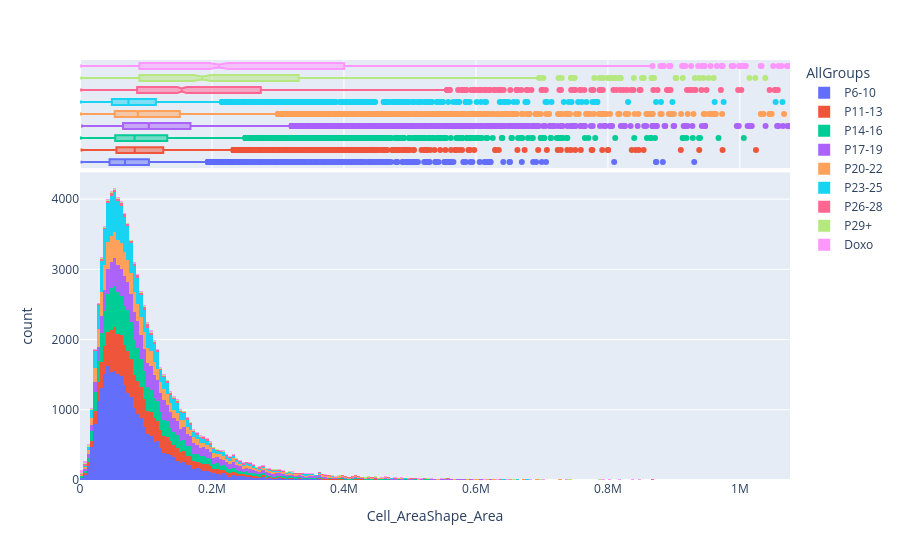

This figure's notebook cell:
### Code cell
def superplot_for_area_threshold_comparisons(
    data_df_1,
    group_avg_df_1,
    data_df_2,
    group_avg_df_2,
    x_value="AllGroups",
    y_value="Cell_AreaShape_Area",
    replicate_col_name="Replicate_Number",
    out_dir="",
    xtitle=None,
    ytitle=None,
    order=None,
    legend=True,
    title1="Original Dataset",
    title2="Excluding Cells Touching Borders",
    feature_name="cell_area",
    annotate=False,
    test=None,
    export_pivot=False,
    show_hist=False,
):
    """Make two side-by-side superplots to compare area between different conditions
    Args:
        data_df_1 (_type_): _description_
        group_avg_df_1 (_type_): _description_
        data_df_2 (_type_): _description_
        group_avg_df_2 (_type_): _description_
        x_value (str, optional): _description_. Defaults to "AllGroups".
        y_value (str, optional): _description_. Defaults to "Cell_AreaShape_Area".
        replicate_col_name (str, optional): _description_. Defaults to "Replicate_Number".
        csv_dir (str, optional): _description_. Defaults to "".
        xtitle (_type_, optional): _description_. Defaults to None.
        ytitle (_type_, optional): _description_. Defaults to None.
    """
    import matplotlib.lines as mlines
    from statannotations.Annotator import Annotator
    from statannotations.stats.StatTest import StatTest

    if order == None:
        order = get_all_group_order()
    pairs = getpairs(data_df_1, x_value, order=order)
    print(pairs)

    bottom_fence = min(
        -np.percentile(data_df_1[y_value], 10), -np.percentile(data_df_2[y_value], 10)
    )
    top_fence = max(
        np.percentile(data_df_1[y_value], 99.9), np.percentile(data_df_2[y_value], 99.9)
    )
    axlim = (bottom_fence,top_fence)
    if show_hist:
        hist = sns.kdeplot(
            data_df_1, x=y_value, hue=replicate_col_name, palette="pastel"
        )
        plt.xlim(-1,top_fence)
        plt.show()
        plt.close(hist.figure)
        
        df_sorted = data_df_1.sort_values(
            by=[x_value], key=lambda x: x.map(passage_groups_sort_key)
        ).reset_index(drop=True)
        
        import kaleido
        hist2 = px.histogram(
            df_sorted,
            x=y_value,
            color=x_value,
            marginal="box",
            #histnorm='probability density',
            range_x=(-1,top_fence)
            )
        hist2.write_image(Path(out_dir,f"{title1}_{feature_shortname}_histogram.png"), scale=1.5)
        hist2.show()
        
    fig, axes = plt.subplots(1, 2, figsize=(30, 10), sharey=True, sharex=False)
    # plt.style.use("ggplot")
    sns.set_context("talk", font_scale=1.2)
    sns.set_theme(style="whitegrid")

    # First subplot: Full Dataset
    # sns.stripplot(
    #     data=data_df_1,
    #     x=x_value, y=y_value, hue=x_value,
    #     palette="Set2",
    #     order=order,
    #     ax=axes[0],
    # )
    axes[0] = superviolinplot_helper(
        data_df_1,
        group_avg_df_1,
        axes[0],
        x_value,
        y_value,
        title1,
        replicate_col_name,
        order=order,
        annotate=annotate,
        test=test,
    )
    axes[1] = superviolinplot_helper(
        data_df_2,
        group_avg_df_2,
        axes[1],
        x_value,
        y_value,
        title2,
        replicate_col_name,
        order=order,
        annotate=annotate,
        test=test,
    )

    axes[0].set_title(title1)
    axes[1].set_title(title2)

    if legend:
        axes[0] = annotate_legend_with_shapiro(
            axes[0], group_avg_df_1, replicate_col_name
        )
        axes[1] = annotate_legend_with_shapiro(
            axes[1], group_avg_df_2, replicate_col_name
        )
    else:
        axes[0].legend_.remove()
    if ytitle is not None:
        ytitle = ytitle.replace("_"," ").title()
        axes[0].set_ylabel(ytitle)
    if xtitle is not None:
        axes[0].set_xlabel(xtitle)
        axes[1].set_xlabel(xtitle)

    plt.tight_layout()
    plt.ylim(axlim)
    plt.savefig(os.path.join(out_dir, f"combined_{feature_name}_boxplots_{title2}_{test}.png"))
    plt.show()
    if export_pivot:
        pivot_dir = os.path.join(out_dir, "pivot_tables")
        pivot_dir = Path(pivot_dir)
        Path.mkdir(pivot_dir, exist_ok=True)
        group_avg_df_1_pivot = average_groups_pivot(
            group_avg_df_1, x_value, y_value, replicate_col_name
        )
        group_avg_df_2_pivot = average_groups_pivot(
            group_avg_df_2, x_value, y_value, replicate_col_name
        )
        group_avg_df_1_pivot.to_csv(
            os.path.join(pivot_dir, f"area_pivot_{title1}.csv")
        )  # can plop this into graphpad and see what it tells me
        group_avg_df_2_pivot.to_csv(os.path.join(pivot_dir, f"area_pivot_{title2}.csv"))


superplot_for_area_threshold_comparisons(
    combined_cell_df_mitolyso,
    group_avg_area_df,
    combined_cell_df_mitolyso_borders_excluded,
    group_avg_area_df_borders_excluded,
    x_value="AllGroups",
    y_value=feature_name,
    out_dir=summary_outpath,
    xtitle="Passage Groups",
    ytitle=feature_shortname,
    feature_name=feature_shortname,
    title1="Original dataset",
    title2="Original with borders excluded",
    annotate=True,
    test="drubin",
    export_pivot=True,
    show_hist=True,
)

### Figure 1 — Plotly figure (JSON) as saved in the notebook; plotly's stock layout.template omitted (floating-point values rounded to 4 significant figures; data arrays with more than 128 entries replaced by an {"elided": "..."} marker saying what was removed)
{"data": [{"bingroup": "x", "hovertemplate": "AllGroups=P6-10<br>Cell_AreaShape_Area=%{x}<br>count=%{y}<extra></extra>", "legendgroup": "P6-10", "marker": {"color": "#636efa", "pattern": {"shape": ""}}, "name": "P6-10", "orientation": "v", "showlegend": true, "type": "histogram", "x": {"elided": "28243 float values"}, "xaxis": "x", "yaxis": "y"}, {"hovertemplate": "AllGroups=P6-10<br>Cell_AreaShape_Area=%{x}<extra></extra>", "legendgroup": "P6-10", "marker": {"color": "#636efa"}, "name": "P6-10", "notched": true, "showlegend": false, "type": "box", "x": {"elided": "28243 float values"}, "xaxis": "x2", "yaxis": "y2"}, {"bingroup": "x", "hovertemplate": "AllGroups=P11-13<br>Cell_AreaShape_Area=%{x}<br>count=%{y}<extra></extra>", "legendgroup": "P11-13", "marker": {"color": "#EF553B", "pattern": {"shape": ""}}, "name": "P11-13", "orientation": "v", "showlegend": true, "type": "histogram", "x": {"elided": "12478 float values"}, "xaxis": "x", "yaxis": "y"}, {"hovertemplate": "AllGroups=P11-13<br>Cell_AreaShape_Area=%{x}<extra></extra>", "legendgroup": "P11-13", "marker": {"color": "#EF553B"}, "name": "P11-13", "notched": true, "showlegend": false, "type": "box", "x": {"elided": "12478 float values"}, "xaxis": "x2", "yaxis": "y2"}, {"bingroup": "x", "hovertemplate": "AllGroups=P14-16<br>Cell_AreaShape_Area=%{x}<br>count=%{y}<extra></extra>", "legendgroup": "P14-16", "marker": {"color": "#00cc96", "pattern": {"shape": ""}}, "name": "P14-16", "orientation": "v", "showlegend": true, "type": "histogram", "x": {"elided": "13147 float values"}, "xaxis": "x", "yaxis": "y"}, {"hovertemplate": "AllGroups=P14-16<br>Cell_AreaShape_Area=%{x}<extra></extra>", "legendgroup": "P14-16", "marker": {"color": "#00cc96"}, "name": "P14-16", "notched": true, "showlegend": false, "type": "box", "x": {"elided": "13147 float values"}, "xaxis": "x2", "yaxis": "y2"}, {"bingroup": "x", "hovertemplate": "AllGroups=P17-19<br>Cell_AreaShape_Area=%{x}<br>count=%{y}<extra></extra>", "legendgroup": "P17-19", "marker": {"color": "#ab63fa", "pattern": {"shape": ""}}, "name": "P17-19", "orientation": "v", "showlegend": true, "type": "histogram", "x": {"elided": "11829 float values"}, "xaxis": "x", "yaxis": "y"}, {"hovertemplate": "AllGroups=P17-19<br>Cell_AreaShape_Area=%{x}<extra></extra>", "legendgroup": "P17-19", "marker": {"color": "#ab63fa"}, "name": "P17-19", "notched": true, "showlegend": false, "type": "box", "x": {"elided": "11829 float values"}, "xaxis": "x2", "yaxis": "y2"}, {"bingroup": "x", "hovertemplate": "AllGroups=P20-22<br>Cell_AreaShape_Area=%{x}<br>count=%{y}<extra></extra>", "legendgroup": "P20-22", "marker": {"color": "#FFA15A", "pattern": {"shape": ""}}, "name": "P20-22", "orientation": "v", "showlegend": true, "type": "histogram", "x": {"elided": "9147 float values"}, "xaxis": "x", "yaxis": "y"}, {"hovertemplate": "AllGroups=P20-22<br>Cell_AreaShape_Area=%{x}<extra></extra>", "legendgroup": "P20-22", "marker": {"color": "#FFA15A"}, "name": "P20-22", "notched": true, "showlegend": false, "type": "box", "x": {"elided": "9147 float values"}, "xaxis": "x2", "yaxis": "y2"}, {"bingroup": "x", "hovertemplate": "AllGroups=P23-25<br>Cell_AreaShape_Area=%{x}<br>count=%{y}<extra></extra>", "legendgroup": "P23-25", "marker": {"color": "#19d3f3", "pattern": {"shape": ""}}, "name": "P23-25", "orientation": "v", "showlegend": true, "type": "histogram", "x": {"elided": "10705 float values"}, "xaxis": "x", "yaxis": "y"}, {"hovertemplate": "AllGroups=P23-25<br>Cell_AreaShape_Area=%{x}<extra></extra>", "legendgroup": "P23-25", "marker": {"color": "#19d3f3"}, "name": "P23-25", "notched": true, "showlegend": false, "type": "box", "x": {"elided": "10705 float values"}, "xaxis": "x2", "yaxis": "y2"}, {"bingroup": "x", "hovertemplate": "AllGroups=P26-28<br>Cell_AreaShape_Area=%{x}<br>count=%{y}<extra></extra>", "legendgroup": "P26-28", "marker": {"color": "#FF6692", "pattern": {"shape": ""}}, "name": "P26-28", "orientation": "v", "showlegend": true, "type": "histogram", "x": {"elided": "1784 float values"}, "xaxis": "x", "yaxis": "y"}, {"hovertemplate": "AllGroups=P26-28<br>Cell_AreaShape_Area=%{x}<extra></extra>", "legendgroup": "P26-28", "marker": {"color": "#FF6692"}, "name": "P26-28", "notched": true, "showlegend": false, "type": "box", "x": {"elided": "1784 float values"}, "xaxis": "x2", "yaxis": "y2"}, {"bingroup": "x", "hovertemplate": "AllGroups=P29+<br>Cell_AreaShape_Area=%{x}<br>count=%{y}<extra></extra>", "legendgroup": "P29+", "marker": {"color": "#B6E880", "pattern": {"shape": ""}}, "name": "P29+", "orientation": "v", "showlegend": true, "type": "histogram", "x": {"elided": "744 float values"}, "xaxis": "x", "yaxis": "y"}, {"hovertemplate": "AllGroups=P29+<br>Cell_AreaShape_Area=%{x}<extra></extra>", "legendgroup": "P29+", "marker": {"color": "#B6E880"}, "name": "P29+", "notched": true, "showlegend": false, "type": "box", "x": {"elided": "744 float values"}, "xaxis": "x2", "yaxis": "y2"}, {"bingroup": "x", "hovertemplate": "AllGroups=Doxo<br>Cell_AreaShape_Area=%{x}<br>count=%{y}<extra></extra>", "legendgroup": "Doxo", "marker": {"color": "#FF97FF", "pattern": {"shape": ""}}, "name": "Doxo", "orientation": "v", "showlegend": true, "type": "histogram", "x": {"elided": "1077 float values"}, "xaxis": "x", "yaxis": "y"}, {"hovertemplate": "AllGroups=Doxo<br>Cell_AreaShape_Area=%{x}<extra></extra>", "legendgroup": "Doxo", "marker": {"color": "#FF97FF"}, "name": "Doxo", "notched": true, "showlegend": false, "type": "box", "x": {"elided": "1077 float values"}, "xaxis": "x2", "yaxis": "y2"}], "layout": {"barmode": "relative", "legend": {"title": {"text": "AllGroups"}, "tracegroupgap": 0}, "margin": {"t": 60}, "xaxis": {"anchor": "y", "domain": [0, 1], "range": [-1, 1076000.0], "title": {"text": "Cell_AreaShape_Area"}}, "xaxis2": {"anchor": "y2", "domain": [0, 1], "matches": "x", "showgrid": true, "showticklabels": false}, "yaxis": {"anchor": "x", "domain": [0, 0.7326], "title": {"text": "count"}}, "yaxis2": {"anchor": "x2", "domain": [0.7426, 1], "matches": "y2", "showgrid": false, "showline": false, "showticklabels": false, "ticks": ""}}}
